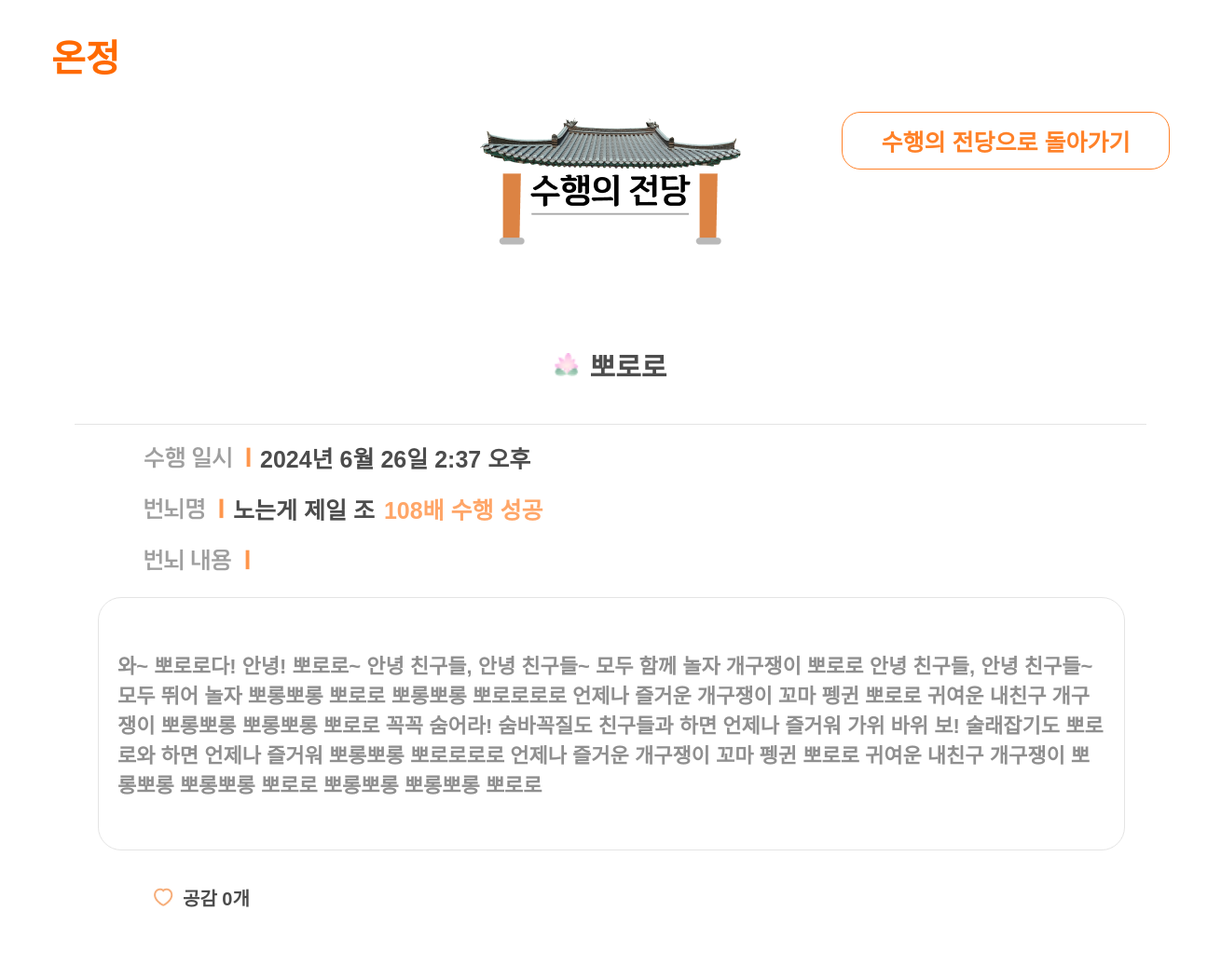
/post/21/, run on the app's committed database.
### post/models.py (models this page shows, shortened)
class SharedWish(models.Model):
    title = models.CharField(max_length=50)
    user = models.ForeignKey(User, on_delete=models.CASCADE)
    text = models.TextField()
    created_at = models.DateTimeField(auto_now_add=True)
    like = models.ManyToManyField(User, related_name='sharedwish_likes', blank=True)
    like_count = models.IntegerField(default=0)
    num108_count = models.IntegerField(default=0)

### post/views.py (the view)
# urls.py: path('<int:id>/', detail_108, name="detail_108"),
@csrf_exempt
def detail_108(request, id):
    my_wish = get_object_or_404(SharedWish, pk=id)  # 게시물 조회, 없으면 404 에러 발생
    return render(request, 'post/detail_108.html', {'wish' : my_wish})  # 템플릿에 게시물 전달

### post/templates/post/detail_108.html (shortened to what this page needs)
<!DOCTYPE html>
{% load static %}
<html>
    <head>
            <link rel="stylesheet" type="text/css" href="{% static 'css/main/detail_108.css'%}"/>
    </head>
    <body>
        <div class = "screen">
            <div class = "topnav">
                <a class="onjung" href="{% url 'main:mainpage' %}">
                    온정
                </a>
            </div>
            <div class = "frametop">
                <img class="icon-place" alt="안뜸" src="{%static 'images/mainpage_img/img-building.png'%}"/>
                <div class="buttons">
                    <a class="community-button" href="{% url 'post:community_108' %}">수행의 전당으로 돌아가기</a>
                </div>
            </div>
            <div class ="post-detail">
                <div class="post-username">
                    <img class="lotus-username" alt="안뜸" src="{%static 'images/mainpage_img/img-lotus-mini.png'%}"/>
                    <div class="db_username">{{wish.user.username}}</div>
                </div>
                <div class="long-bar"></div>
                <div class="text-detail">
                    <div class="post-time">
                        <img class="img-time" alt="안뜸" src="{%static 'images/mainpage_img/img-detail-time.png'%}"/>
                        <div class="db_time">{{ wish.created_at }}</div>
                    </div>
                    <div class="post-title">
                        <img class="img-title" alt="안뜸" src="{%static 'images/mainpage_img/img-detail-title.png'%}"/>
                        <div class="db_title">{{ wish.title }}</div>
                        <div class="ok108">108배 수행 성공</div>
                    </div>
                    <div class="post-content">
                        <img class="img-content" alt="안뜸" src="{%static 'images/mainpage_img/img-detail-content.png'%}"/>
                    </div>
                    <div class="box-container">
                        <div class="content-box">
                            <div class="db_content">{{ wish.text }}</div>
                        </div>
                    </div>
                    <div class="icons">
                        <div class = "likes">
                            <img class="img-like" alt="안뜸" src="{%static 'images/mainpage_img/img-like.png'%}"/>
                            <a class ="db_like" href="{% url "post:likes" wish.id %}">공감 {{ wish.like_count }}개</a>
                        </div>
                    </div>
                </div>
            </div>
        </div>
    </body>
</html>

### project/static/css/main/detail_108.css (style rules this page uses)
body { display: flex; justify-content: center; align-items: center; width: 100vw; height: fit-content; margin: 0; background-image: url('https://ifh.cc/g/7HHHlD.png'); background-position: center; background-repeat: no-repeat; background-size: cover; font-family: 'GamtanRoadDotum', sans-serif; font-weight: bold; }
body { animation: fadein 2s forwards; }
a { text-decoration: none; }
.screen { display: flex; flex-direction: column; justify-content: flex-start; align-items: center; width: 1200px; padding-bottom: 90px; }
.screen .topnav { display: flex; justify-content: flex-start; align-items: center; width : 1200px; height: 120px; }
.screen .onjung { font-size: 40px; font-weight: 600; color: #FF6A00; }
.screen .frametop { display: flex; justify-content: flex-end; align-items: center; width : 1200px; height: 142px; gap: 96.87px; padding-bottom: 70px; }
.screen .icon-place { width: fit-content; height: fit-content; }
.screen .buttons { width: 350px; height: 142px; display: flex; flex-direction: column; justify-content: flex-start; align-items: flex-end; }
.screen .community-button { display: flex; justify-content: center; align-items: center; width: 350px; height: 60px; border-radius: 20px; font-size: 25px; color: #FF8128; border: 1px solid #FF8128; background-color: #FFFFFF; text-decoration: none; cursor: pointer; z-index: 1; }
.screen .post-detail { display: flex; flex-direction: column; justify-content: flex-start; align-items: center; padding-top: 26.37px; width: 1200px; height: 650px; background-color: #FFFFFF; opacity: 0.7; gap : 20px; border-radius: 30px; }
.screen .post-username { width: fit-content; height: 80px; display: flex; justify-content: center; align-items: center; gap: 8px; padding-bottom: 10px; }
.screen .lotus-username { width: 30px; height: 25px; }
.screen .db_username { width: fit-content; font-size: 30px; font-family: 'GamtanRoadDotum', sans-serif; font-weight: bold; }
.screen .text-detail { display: flex; flex-direction: column; justify-content: flex-start; align-items: flex-start; width: 1200px; height: fit-content; gap: 25px; padding-bottom: 20px; }
.screen .post-time, .screen .post-title, .screen .post-content, .screen .content-box { width: 1200px; height: 30px; padding-left: 100px; gap: 10px; display: flex; flex-direction: row; justify-content: flex-start; align-items: center; }
.screen .img-time, .screen .img-title, .screen .img-content, .screen .img-like { width: fit-content; height: fit-content; }
.screen .db_time, .screen .db_title { font-size: 25px; font-weight: 400px; }
.screen .ok108 { font-size: 25px; color: #FF8128; font-weight: 800; }
.screen .long-bar { position: relative; width: 1150px; height: 0px; border-top: 1px solid #d9d9d9; }
.screen .box-container { display: flex; justify-content: center; align-items: center; margin-left: 50px; }
.screen .content-box { width: 1060px; min-height: 250px; height: fit-content; border: 1px solid #d9d9d9; border-radius: 25px; padding-left:20px; padding-right: 20px; padding-top: 10px; padding-bottom: 10px; }
.screen .db_content { font-size: 22px; font-weight: 500px; color: #606060; }
.screen .icons { width: fit-content; height: 50px; display: flex; justify-content: center; align-items: center; gap: 10px; margin-left: 110px; font-family: 'GamtanRoadDotum', sans-serif; font-weight: bold; }
.screen .likes { display: flex; justify-content: center; align-items: center; width: fit-content; height: 40px; gap: 10px; font-family: 'GamtanRoadDotum', sans-serif; font-weight: bold; padding-right: 10px; }
.screen .img-like { width: fit-content; height: fit-content; }
.screen .db_like { font-size: 20px; color: #000000; font-family: 'GamtanRoadDotum', sans-serif; font-weight: bold; }

### data on the page
SharedWish: user.username "뽀로로", created_at "2024년 6월 26일 2:37 오후", title "노는게 제일 조", text "와~ 뽀로로다! 안녕! 뽀로로~ 안녕 친구들, 안녕 친구들~ 모두 함께 놀자 개구쟁이 뽀로로 안녕 친구들, 안녕 친구들~ 모두 뛰어 놀자 뽀롱뽀롱 뽀로로 뽀롱뽀롱 뽀로로로로 언제나 즐거운 개구쟁이 꼬마 펭귄 뽀로로 귀여운 내친구 개구쟁이 뽀롱뽀롱 뽀롱뽀롱 뽀로로 꼭꼭 숨어라! 숨바꼭질도 친구들과 하면 언제나 즐거워 가위 바위 보! 술래잡기도 뽀로로와 하면 언제나 즐거워 뽀롱뽀롱 뽀로로로로 언제나 즐거운 개구쟁이 꼬마 펭귄 뽀로로 귀여운 내친구 개구쟁이 뽀롱뽀롱 뽀롱뽀롱 뽀로로 뽀롱뽀롱 뽀롱뽀롱 뽀로로", like_count "0"
